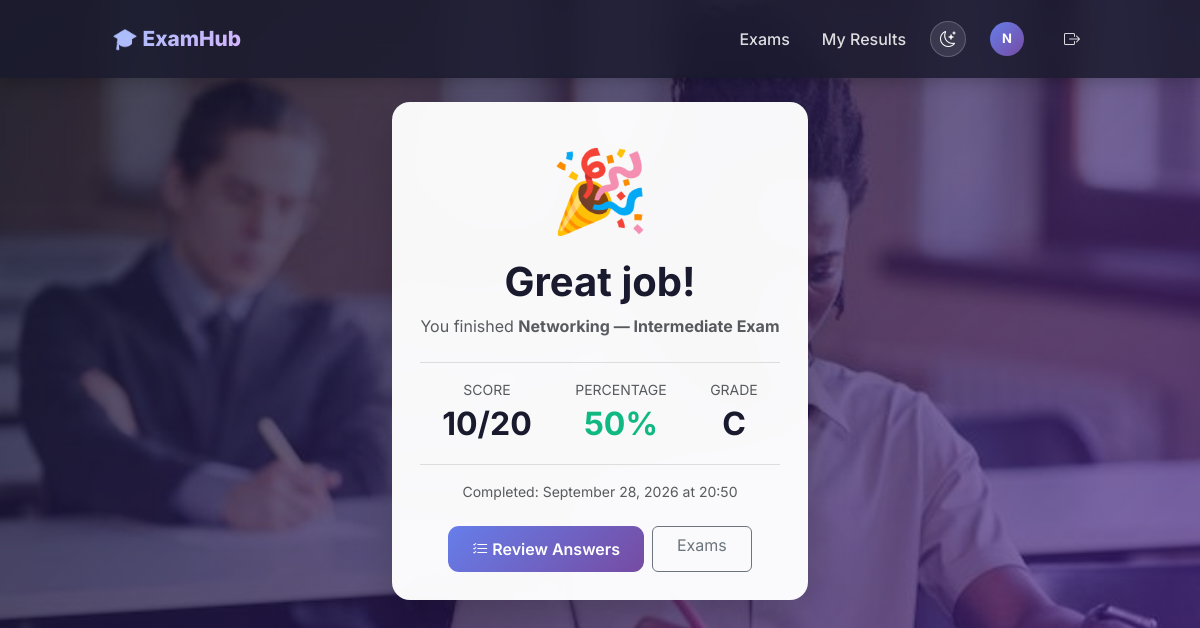
/result/1 (signed in), run on the app's committed database.
### models.py (models this page shows, shortened)
class User(UserMixin, db.Model):
    __tablename__ = 'user'
    id = db.Column(db.Integer, primary_key=True)
    username = db.Column(db.String(80), unique=True, nullable=False, index=True)
    password_hash = db.Column(db.String(200), nullable=False)
    is_admin = db.Column(db.Boolean, default=False, nullable=False)
    created_at = db.Column(db.DateTime, default=datetime.utcnow)
    results = db.relationship('Result', backref='student', lazy=True,
                              cascade='all, delete-orphan')

class Exam(db.Model):
    __tablename__ = 'exam'
    id = db.Column(db.Integer, primary_key=True)
    title = db.Column(db.String(200), nullable=False)
    description = db.Column(db.Text, nullable=True)
    duration_minutes = db.Column(db.Integer, nullable=False, default=30)
    category_id = db.Column(db.Integer, db.ForeignKey('category.id'), nullable=False)
    questions_per_attempt = db.Column(db.Integer, default=50)
    opens_at = db.Column(db.DateTime, nullable=True)
    closes_at = db.Column(db.DateTime, nullable=True)
    created_at = db.Column(db.DateTime, default=datetime.utcnow)
    questions = db.relationship('Question', backref='exam', lazy=True,
                                cascade='all, delete-orphan')
    results = db.relationship('Result', backref='exam', lazy=True,
                              cascade='all, delete-orphan')

class Result(db.Model):
    __tablename__ = 'result'
    id = db.Column(db.Integer, primary_key=True)
    user_id = db.Column(db.Integer, db.ForeignKey('user.id'), nullable=False)
    exam_id = db.Column(db.Integer, db.ForeignKey('exam.id'), nullable=False)
    score = db.Column(db.Integer, nullable=False)
    total_questions = db.Column(db.Integer, nullable=False)
    tab_switches = db.Column(db.Integer, default=0)
    completed_at = db.Column(db.DateTime, default=datetime.utcnow)
    answers = db.relationship('Answer', backref='result', lazy=True,
                              cascade='all, delete-orphan')
    @property
    def percentage(self):
        if self.total_questions == 0:
            return 0
        return round((self.score / self.total_questions) * 100)
    @property
    def grade(self):
        p = self.percentage
        if p >= 70: return 'A'
        if p >= 60: return 'B'
        if p >= 50: return 'C'
        if p >= 40: return 'D'
        return 'F'

### app.py (the view)
@app.route('/result/<int:result_id>')
@login_required
def result(result_id):
    result = Result.query.get_or_404(result_id)
    if result.user_id != current_user.id and not current_user.is_admin:
        abort(403)
    return render_template('result.html', result=result)

### app.py (called while the page is built)
@login_manager.user_loader
def load_user(user_id):
    return User.query.get(int(user_id))

### templates/result.html (shortened to what this page needs)
{% extends 'base.html' %}
{% block content %}
<div class="d-flex justify-content-center">
    <div class="glass-card text-center" style="max-width:560px;">
        <div style="font-size:80px;">
            {% if result.percentage >= 50 %}🎉{% else %}📖{% endif %}
        </div>
        <h1 class="fw-bold mt-2">
            {% if result.percentage >= 50 %}Great job!{% else %}Keep studying{% endif %}
        </h1>
        <p class="text-muted mb-4">You finished <strong>{{ result.exam.title }}</strong></p>
        <div class="d-flex justify-content-around py-3 mb-3" style="border-top:1px solid #ddd;border-bottom:1px solid #ddd;">
            <div>
                <div class="text-muted small">SCORE</div>
                <div class="fw-bold" style="font-size:2rem;">{{ result.score }}/{{ result.total_questions }}</div>
            </div>
            <div>
                <div class="text-muted small">PERCENTAGE</div>
                <div class="fw-bold" style="font-size:2rem;color:{% if result.percentage >= 50 %}#10b981{% else %}#ef4444{% endif %};">
                    {{ result.percentage }}%
                </div>
            </div>
            <div>
                <div class="text-muted small">GRADE</div>
                <div class="fw-bold" style="font-size:2rem;">{{ result.grade }}</div>
            </div>
        </div>
        <p class="text-muted small mb-4">
            Completed: {{ result.completed_at.strftime('%B %d, %Y at %H:%M') }}
        </p>
        <div class="d-flex flex-wrap gap-2 justify-content-center">
            <a href="/result/{{ result.id }}/review" class="btn btn-primary px-4">
                <i class="bi bi-list-check"></i> Review Answers
            </a>
            <a href="/dashboard" class="btn btn-outline-secondary px-4">Exams</a>
        </div>
    </div>
</div>
{% endblock %}

### templates/base.html (shortened to what this page needs)
<!DOCTYPE html>
<html lang="en">
<head>
    <link href="https://cdn.jsdelivr.net/npm/bootstrap@5.3.3/dist/css/bootstrap.min.css" rel="stylesheet">
    <link rel="stylesheet" href="https://cdn.jsdelivr.net/npm/bootstrap-icons@1.11.3/font/bootstrap-icons.css">
</head>
<body>
<nav class="navbar navbar-expand-lg navbar-dark app-navbar">
    <div class="container" style="max-width:1000px;">
        <a class="navbar-brand" href="/">🎓 ExamHub</a>
        <div class="navbar-nav ms-auto align-items-center flex-row gap-3">
            {% if current_user.is_authenticated %}
                {% if current_user.is_admin %}
                    <a class="nav-link" href="/admin">Dashboard</a>
                    <a class="nav-link" href="/admin/analytics">Analytics</a>
                    <a class="nav-link" href="/admin/results">Results</a>
                {% else %}
                    <a class="nav-link" href="/dashboard">Exams</a>
                    <a class="nav-link" href="/my-results">My Results</a>
                {% endif %}
                <button class="theme-toggle" id="themeToggle" title="Toggle theme">
                    <i class="bi bi-moon-stars" id="themeIcon"></i>
                </button>
                <a class="nav-link" href="/profile" title="Profile">
                    <span class="avatar">{{ current_user.username[0].upper() }}</span>
                </a>
                <a class="nav-link" href="/logout"><i class="bi bi-box-arrow-right"></i></a>
            {% else %}
                <a class="nav-link" href="/login">Login</a>
                <a class="nav-link" href="/signup">Sign Up</a>
            {% endif %}
        </div>
    </div>
</nav>
<div class="container my-4" style="max-width: 1000px;">
    {% block content %}{% endblock %}
</div>
</body>
</html>

### data on the page
User: username "N"
Exam: exam "Networking — Intermediate Exam"
Result: score "10", total_questions "20", percentage "50", grade "C", completed_at "September 28, 2026 at 20:50"
